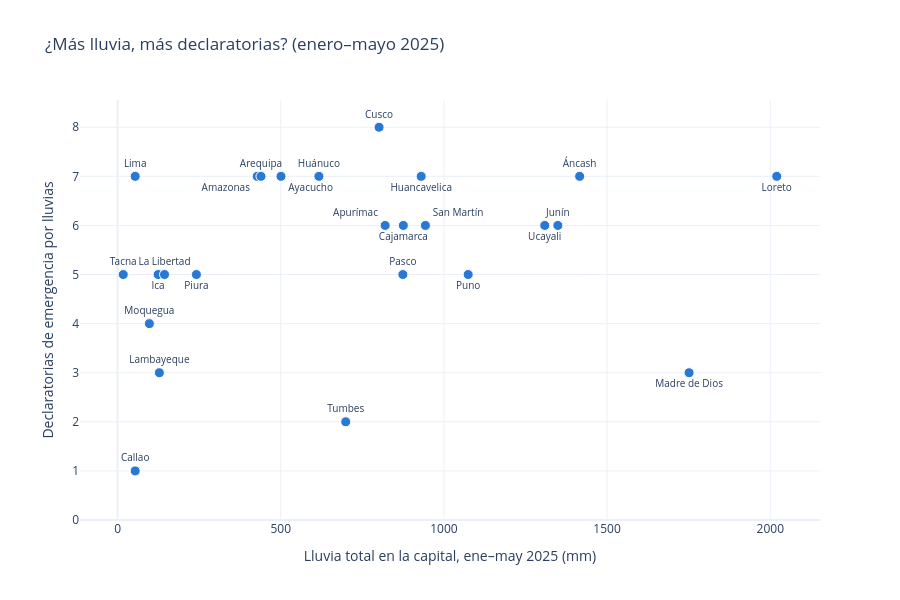

Write notebook code for a chart like this one.
### Markdown cell above
## Paso 8

**Enunciado**: Con **Plotly**, hagan dos gráficos:
- un gráfico de dispersión con `lluvia_total_mm` en el eje X, `declaratorias` en el eje Y y el nombre del departamento en cada punto;
- un gráfico de barras con los 10 departamentos con más declaratorias.

### Code cell
import plotly.express as px

# Gráfico de dispersión: lluvia (X) vs. declaratorias (Y), con el nombre de cada departamento.
# Varios departamentos tienen el mismo número de declaratorias y lluvias parecidas,
# así que a los que se enciman les ponemos el nombre en otra posición.
# El resto va arriba del punto ("top center").
posicion_especial = {
    "Amazonas": "bottom left", "Ayacucho": "bottom right",
    "Apurímac": "top left", "San Martín": "top right", "Cajamarca": "bottom center",
    "Ica": "bottom center", "Piura": "bottom center",
    "Huancavelica": "bottom center", "Ucayali": "bottom center", "Puno": "bottom center",
    "Madre de Dios": "bottom center", "Loreto": "bottom center",
}
posiciones = tabla_final["departamento"].map(posicion_especial).fillna("top center")

fig_dispersion = px.scatter(
    tabla_final,
    x="lluvia_total_mm",
    y="declaratorias",
    text="departamento",
    hover_data=["capital", "dias_lluvia_fuerte", "prorrogas"],
    labels={
        "lluvia_total_mm": "Lluvia total en la capital, ene–may 2025 (mm)",
        "declaratorias": "Declaratorias de emergencia por lluvias",
        "dias_lluvia_fuerte": "Días con 20 mm o más",
        "capital": "Capital",
        "prorrogas": "Prórrogas",
    },
    title="¿Más lluvia, más declaratorias? (enero–mayo 2025)",
    template="plotly_white",
)
fig_dispersion.update_traces(
    textposition=list(posiciones),
    textfont_size=10,
    marker=dict(size=10, color="#2a78d6", line=dict(width=1, color="white")),
)
fig_dispersion.update_layout(height=600, yaxis=dict(dtick=1, rangemode="tozero"))
fig_dispersion.show()

### Figure 1 — Plotly figure (JSON) as saved in the notebook; plotly's stock layout.template omitted (floating-point values rounded to 4 significant figures)
{"data": [{"customdata": [["Chachapoyas", 0, 4], ["Huaraz", 11, 6], ["Abancay", 3, 2], ["Arequipa", 3, 2], ["Ayacucho", 1, 4], ["Cajamarca", 2, 2], ["Callao", 0, 0], ["Cusco", 4, 6], ["Huancavelica", 4, 2], ["Huánuco", 4, 5], ["Ica", 2, 3], ["Huancayo", 15, 2], ["Trujillo", 1, 4], ["Chiclayo", 0, 1], ["Lima", 0, 3], ["Iquitos", 28, 2], ["Puerto Maldonado", 30, 3], ["Moquegua", 0, 0], ["Cerro de Pasco", 1, 2], ["Piura", 1, 4], ["Puno", 6, 3], ["Moyobamba", 12, 2], ["Tacna", 0, 2], ["Tumbes", 7, 2], ["Pucallpa", 21, 5]], "hovertemplate": "Lluvia total en la capital, ene–may 2025 (mm)=%{x}<br>Declaratorias de emergencia por lluvias=%{y}<br>departamento=%{text}<br>Capital=%{customdata[0]}<br>Días con 20 mm o más=%{customdata[1]}<br>Prórrogas=%{customdata[2]}<extra></extra>", "legendgroup": "", "marker": {"color": "#2a78d6", "line": {"color": "white", "width": 1}, "size": 10, "symbol": "circle"}, "mode": "markers+text", "name": "", "orientation": "v", "showlegend": false, "text": ["Amazonas", "Áncash", "Apurímac", "Arequipa", "Ayacucho", "Cajamarca", "Callao", "Cusco", "Huancavelica", "Huánuco", "Ica", "Junín", "La Libertad", "Lambayeque", "Lima", "Loreto", "Madre de Dios", "Moquegua", "Pasco", "Piura", "Puno", "San Martín", "Tacna", "Tumbes", "Ucayali"], "textfont": {"size": 10}, "textposition": ["bottom left", "top center", "top left", "top center", "bottom right", "bottom center", "top center", "top center", "bottom center", "top center", "bottom center", "top center", "top center", "top center", "top center", "bottom center", "bottom center", "top center", "top center", "bottom center", "bottom center", "top right", "top center", "top center", "bottom center"], "type": "scatter", "x": [427.9, 1416.0, 820.0, 439.4, 500.8, 875.7, 54.0, 801.3, 930.4, 617.0, 124.3, 1349.0, 143.8, 128.1, 54.0, 2020.0, 1751.0, 97.5, 874.2, 241.6, 1074.0, 943.3, 17.4, 699.1, 1309.0], "xaxis": "x", "y": [7, 7, 6, 7, 7, 6, 1, 8, 7, 7, 5, 6, 5, 3, 7, 7, 3, 4, 5, 5, 5, 6, 5, 2, 6], "yaxis": "y"}], "layout": {"height": 600, "legend": {"tracegroupgap": 0}, "title": {"text": "¿Más lluvia, más declaratorias? (enero–mayo 2025)"}, "xaxis": {"anchor": "y", "domain": [0, 1], "title": {"text": "Lluvia total en la capital, ene–may 2025 (mm)"}}, "yaxis": {"anchor": "x", "domain": [0, 1], "dtick": 1, "rangemode": "tozero", "title": {"text": "Declaratorias de emergencia por lluvias"}}}}
